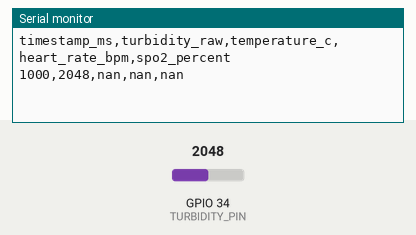
Simulated run of this sketch. Board: ESP32. On the bench: the last lines printed to the serial monitor. The inputs (shaded band) are chosen by the test bench; at power-on: GPIO 34 (TURBIDITY_PIN) = 2048 (analog values on the 0–4095 scale).

Above: at 1.7 s.
1.8 s: GPIO 34 (TURBIDITY_PIN) set to 2866
At 2.8 s:
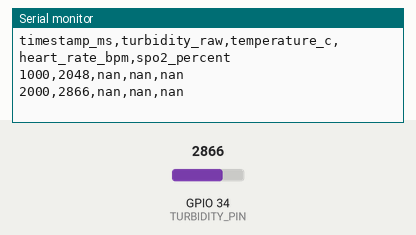
3.3 s: GPIO 34 (TURBIDITY_PIN) set to 3603
At 4.6 s:
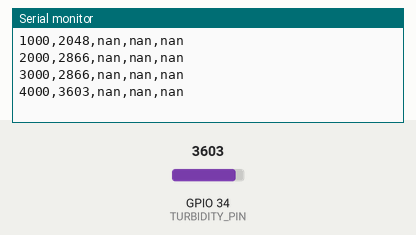
Timing chart, 0 to 6.3 s (numbered marks = the images above; inputs shaded):
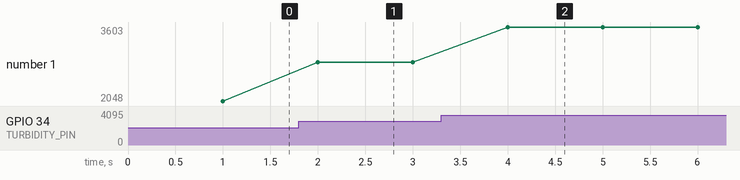

Measured:
- after the input at 1.8 s, the serial monitor: prints a new line after 0.20 s (image 1)
- after the input at 3.3 s, the serial monitor: prints a new line after 0.70 s (image 2)
- plotted number 1: 2048 → 2866 after the input at 1.8 s, 2866 → 3603 after the input at 3.3 s

The sketch:

esp32_dialysis_monitor.ino
```cpp
/*
  ESP32 dialysis-monitoring project: sensor acquisition scaffold.

  Current implementation:
    - Reads raw ADC value from a turbidity sensor input.
    - Prints CSV rows to Serial Monitor.
    - Temperature, heart rate and SpO2 are placeholders (NAN).

  IMPORTANT:
    - Replace the placeholder pin only after checking your exact ESP32 board.
    - Confirm sensor output voltage. ESP32 GPIO/ADC pins are NOT 5 V tolerant.
    - Add drivers only after identifying exact sensor modules.
    - This is not a medical device and must not be used on a patient or dialysis machine.
*/

#include <Arduino.h>
#include <math.h>

static const int TURBIDITY_PIN = 34;  // Example ADC input on many ESP32 DevKit boards; verify board pinout.
static const unsigned long SAMPLE_INTERVAL_MS = 1000;

unsigned long lastSampleMs = 0;

float readTemperatureC() {
  // TODO: Implement the driver for your exact temperature sensor.
  return NAN;
}

float readHeartRateBpm() {
  // TODO: Implement the driver for your exact heart-rate sensor.
  return NAN;
}

float readSpO2Percent() {
  // TODO: Implement the driver for your exact SpO2 sensor.
  return NAN;
}

void setup() {
  Serial.begin(115200);
  delay(500);

  // ESP32 ADC configuration; confirm supported settings for your board/core version.
  analogReadResolution(12);

  Serial.println("timestamp_ms,turbidity_raw,temperature_c,heart_rate_bpm,spo2_percent");
}

void loop() {
  const unsigned long now = millis();

  if (now - lastSampleMs >= SAMPLE_INTERVAL_MS) {
    lastSampleMs = now;

    const int turbidityRaw = analogRead(TURBIDITY_PIN);
    const float temperatureC = readTemperatureC();
    const float heartRateBpm = readHeartRateBpm();
    const float spo2Percent = readSpO2Percent();

    Serial.print(now);
    Serial.print(",");
    Serial.print(turbidityRaw);
    Serial.print(",");
    if (isnan(temperatureC)) Serial.print("nan"); else Serial.print(temperatureC, 2);
    Serial.print(",");
    if (isnan(heartRateBpm)) Serial.print("nan"); else Serial.print(heartRateBpm, 1);
    Serial.print(",");
    if (isnan(spo2Percent)) Serial.println("nan"); else Serial.println(spo2Percent, 1);
  }
}
```
